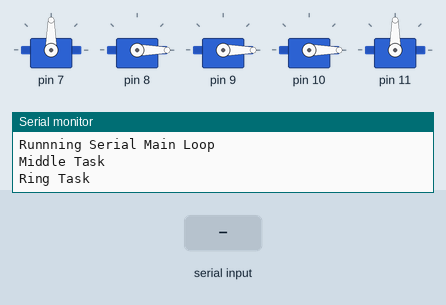
The sketch below on a simulated Arduino Uno, built with avr-gcc and run on an emulated ATmega328P. Parts: 5 × servo, the last lines printed to the serial monitor. The test bench sets the inputs (shaded band).

Above: at 2.2 s.
2.3 s: "30,150,10\n" received over Serial
At 3.7 s:
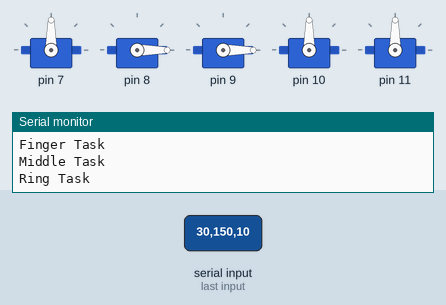
4.8 s: "90,45,200\n" received over Serial
At 6.5 s:
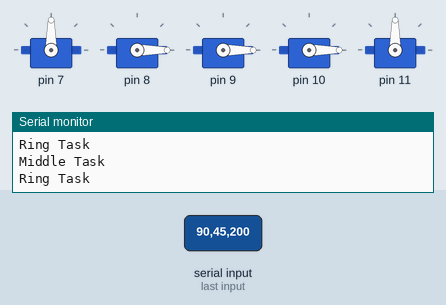
Timing chart, 0 to 8.0 s (numbered marks = the images above; inputs shaded):
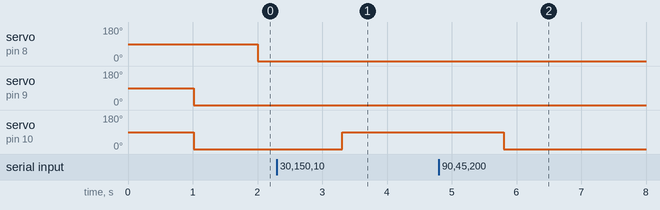

Measured:
- after the input at 2.3 s, servo on pin 10: 0° → 90° after 1.0 s
- after the input at 4.8 s, servo on pin 10: 90° → 0° after 1.0 s

The sketch:

robothand_rtos.ino
```cpp
/*
   Example of a basic FreeRTOS queue
   https://www.freertos.org/Embedded-RTOS-Queues.html
*/

// Include Arduino FreeRTOS library
#include <Arduino_FreeRTOS.h>

// Include queue support
#include <queue.h>

// Include Servo library
#include <Servo.h>
Servo fingerServos[5];  // create servo object to control a servo

// Define a Array
int FingerPositions[5] = {0, 0, 0, 0, 0};
//This will store the data from the serial connection
String serial_cmd = "";
//Function Declaration
void TaskThumbFinger(void *pvParameters);
void TaskIndexFinger(void *pvParameters);
void TaskMiddleFinger(void *pvParameters);
void TaskRingFinger(void *pvParameters);
void TaskPinkyFinger(void *pvParameters);
void TaskSerial(void *pvParameters);

/*
   Declaring a global variable of type QueueHandle_t

*/
QueueHandle_t arrayQueue;

void setup() {
  Serial.begin(115200);
  Serial.println("Starting Program");
  delay(1000);
  fingerServos[0].attach(7);  // attaches the servo on pin 9 to the servo object
  fingerServos[1].attach(8);  // attaches the servo on pin 9 to the servo object
  fingerServos[2].attach(9);  // attaches the servo on pin 9 to the servo object
  fingerServos[3].attach(10);  // attaches the servo on pin 9 to the servo object
  fingerServos[4].attach(11);  // attaches the servo on pin 9 to the servo object

  /**
      Create a queue.
      https://www.freertos.org/a00116.html
  */
  arrayQueue = xQueueCreate(10, //Queue length
                            sizeof(int)); //Queue item size
  if (arrayQueue != NULL) {

    // Create task that reads the serial data
    xTaskCreate(TaskSerial,// Task function
                "Read Serial",// Task name
                128,// Stack size
                NULL,
                2,// Priority
                NULL);

    // // Create task that publish data in the queue if it was created.
    // xTaskCreate(TaskThumbFinger, // Task function
    //             "thumb Finger",// Task name
    //             64,// Stack size
    //             NULL,
    //             1,// Priority
    //             NULL);

    // Create task that publish data in the queue if it was created.
    xTaskCreate(TaskIndexFinger, // Task function
                "index Finger",// Task name
                128,// Stack size
                NULL,
                1,// Priority
                NULL);


    // Create task that publish data in the queue if it was created.
    xTaskCreate(TaskMiddleFinger, // Task function
                "middle Finger",// Task name
                128,// Stack size
                NULL,
                1,// Priority
                NULL);

    // Create task that publish data in the queue if it was created.
    xTaskCreate(TaskRingFinger, // Task function
                "ring Finger",// Task name
                128,// Stack size
                NULL,
                1,// Priority
                NULL);
    // // Create task that publish data in the queue if it was created.
    // xTaskCreate(TaskPinkyFinger, // Task function
    //             "pinky Finger",// Task name
    //             64,// Stack size
    //             NULL,
    //             1,// Priority
    //             NULL);

  }
}

void loop() {}

/**
   Thumb Task
   Move Thumb to location according to FingerPositions[0]
*/
void TaskThumbFinger(void *pvParameters) {
  (void) pvParameters;
  for (;;) {
    Serial.println("Thumb Task");
    if (FingerPositions[0] == 1) {
      fingerServos[0].write(90);
    } else if (FingerPositions[0] == 2) {
      fingerServos[0].write(180);
    } else {
      fingerServos[0].write(0);
    }
    vTaskDelay(200 / portTICK_PERIOD_MS);
  }
}


/**
   Index Task
   Move Index to location according to FingerPositions[1]
*/
void TaskIndexFinger(void *pvParameters) {
  Serial.println("Running Index Finger Task");
  (void) pvParameters;
  for (;;) {
    Serial.println("Finger Task");
    if (xQueueReceive(arrayQueue, &FingerPositions, portMAX_DELAY) == pdPASS ) {
      if (FingerPositions[1] == 1) {
        fingerServos[1].write(90);
      } else if (FingerPositions[1] == 2) {
        fingerServos[1].write(180);
      } else {
        fingerServos[1].write(0);
      }

      vTaskDelay(200 / portTICK_PERIOD_MS);
    }
  }
}


/**
   Middle Task
   Move Middle Finger to location according to FingerPositions[5]
*/
void TaskMiddleFinger(void *pvParameters) {
  (void) pvParameters;
  for (;;) {
    Serial.println("Middle Task");
    if (FingerPositions[2] == 1) {
      fingerServos[2].write(90);
    } else if (FingerPositions[2] == 2) {
      fingerServos[2].write(180);
    } else {
      fingerServos[2].write(0);
    }
    vTaskDelay(200 / portTICK_PERIOD_MS);
  }
}


/**
   Ring Task
   Move Ring Finger to location according to FingerPositions[5]
*/
void TaskRingFinger(void *pvParameters) {
  (void) pvParameters;
  for (;;) {
    Serial.println("Ring Task");
    if (FingerPositions[3] == 1) {
      fingerServos[3].write(90);
    } else if (FingerPositions[3] == 2) {
      fingerServos[3].write(180);
    } else {
      fingerServos[3].write(0);
    }
    vTaskDelay(200 / portTICK_PERIOD_MS);
  }
}

/**
   Pinky Task
   Move Pinky Finger to location according to FingerPositions[5]
*/
void TaskPinkyFinger(void *pvParameters) {
  (void) pvParameters;
  for (;;) {
    Serial.println("Pinky Task");
    if (FingerPositions[4] == 1) {
      fingerServos[4].write(90);
    } else if (FingerPositions[4] == 2) {
      fingerServos[4].write(180);
    } else {
      fingerServos[4].write(0);
    }
    vTaskDelay(200 / portTICK_PERIOD_MS);
  }
}


/*** TODO----------------------------------------------------------------------TODO
    Write serial reader task
    - Read in serial input from computer
    - place data from serial input in FingerPositions
    -

 *** END TODO --------------------------------------------------------------END TODO
  /**
   Serial task.
   Prints the received items from the queue to the serial monitor.
*/
void TaskSerial(void *pvParameters) {
  (void) pvParameters;

  // Init Arduino serial

  Serial.println("Running serial task");
  // Wait for serial port to connect. Needed for native USB, on LEONARDO, MICRO, YUN, and other 32u4 based boards.
  while (!Serial) {
    Serial.println("Waiting for Serial Data");
    vTaskDelay(1);
  }

  for (;;) {
    Serial.println("Runnning Serial Main Loop");

    // Serial data should come in as 'h00000x
    if (Serial) {
      serial_cmd = Serial.readString();
      //Get start if serial
      int start = serial_cmd.indexOf("h");
      //Get end of serial
      int end = serial_cmd.indexOf("x");
      if (serial_cmd != "waiting" && serial_cmd != "" && serial_cmd != "NODATA") {
        FingerPositions[0] = (serial_cmd.substring((start + 1), (start + 2))).toInt();
        FingerPositions[1] = (serial_cmd.substring((start + 2), (start + 3))).toInt();
        FingerPositions[2] = (serial_cmd.substring((start + 3), (start + 4))).toInt();
        FingerPositions[3] = (serial_cmd.substring((start + 4), (start + 5))).toInt();
        FingerPositions[4] = (serial_cmd.substring((start + 5), (start + 6))).toInt();
        Serial.print("Recieved Data------");
        Serial.print(serial_cmd);
        Serial.print("------Finger States: ");
        Serial.print(FingerPositions[0]);
        Serial.print(FingerPositions[1]);
        Serial.print(FingerPositions[2]);
        Serial.print(FingerPositions[3]);
        Serial.println(FingerPositions[4]);

        serial_cmd = "waiting";
      }
      xQueueSend(arrayQueue, &FingerPositions, portMAX_DELAY);
      vTaskDelay(50 / portTICK_PERIOD_MS);
    }
  }
}
```
